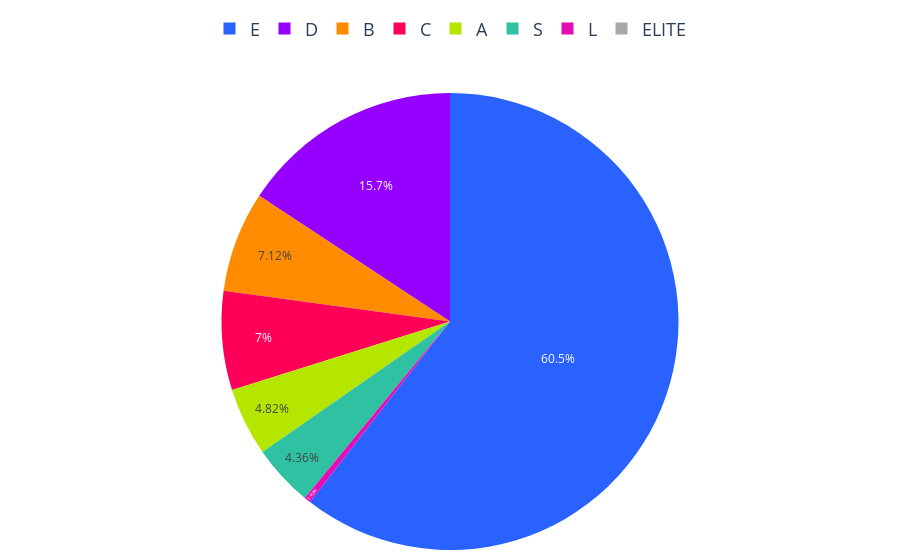

Notebook code for this chart:
### Code cell
orden_segmentos=["E", "D", "C", "B","A", "S", "L",'ELITE' ]

# Asegurar que la columna de segmentos tenga el orden deseado
resultados['segmento'] = pd.Categorical(resultados['segmento'], categories=orden_segmentos, ordered=True)

# Reordenar el DataFrame según el orden de los segmentos
resultados = resultados.sort_values('segmento', ascending=False)
segmentos = resultados['segmento']
porcentajes_totales = resultados['porcentaje_del_total']

# Definir los colores por clase
colores = ['#2962ff', '#9500ff', '#ff0059', '#ff8c00', '#b4e600', '#2EC2A2','#E50CB6','#4225CF','#2CBA4D']

# Crear un diccionario de colores con todos los segmentos, asignando gris a los que no tienen porcentaje
colores_segmentos = {segmento: colores[i] if segmento in segmentos.values else '#A9A9A9' 
                     for i, segmento in enumerate(orden_segmentos)}

# Crear lista de colores y valores en el orden especificado
colores_ordenados = [colores_segmentos.get(segmento, '#A9A9A9') for segmento in orden_segmentos]
valores_ordenados = [porcentajes_totales[segmentos == segmento].sum() if segmento in segmentos.values else 0 for segmento in orden_segmentos]

# Crear gráfico de pastel
fig = go.Figure(data=[go.Pie(
    labels=orden_segmentos, 
    values=valores_ordenados, 
    marker=dict(colors=colores_ordenados)
)])

# Configuración de texto dentro del gráfico
fig.update_traces(
    textinfo='percent',  # Mostrar porcentaje y etiquetas
    textposition='inside'     # Ubicar texto dentro de las secciones
)

# Configuración de la leyenda
fig.update_layout(
    margin=dict(l=10, r=10, t=10, b=10),  # Ajusta los márgenes
    legend=dict(                  # Personaliza la leyenda
        x=0.5,  # Posición horizontal centrada
        y=1.1,  # Posición vertical ajustada al top
        font=dict(size=18),  # Tamaño de la fuente
        xanchor='center',  # Ancla en el centro horizontal
        yanchor='bottom',  # Ancla en la parte inferior de la leyenda
        orientation='h'  # Cambiar orientación de la leyenda a horizontal
    ), autosize=True,
     xaxis=dict(tickangle=45),  # Ajusta el ángulo de los ticks en el eje X
    yaxis=dict(tickangle=45),   # Ajusta el ángulo de los ticks en el eje Y
    showlegend=True              # Mostrar la leyenda
)

# Exportar gráfica como archivo HTML
def guardar_grafico_como_html(fig, nombre_archivo, carpeta='assets/graficas'):
    if not os.path.exists(carpeta):
        os.makedirs(carpeta)
    
    # Configuración para desactivar herramientas no deseadas
    config = {
        'displaylogo': False,  # Ocultar el logo de Plotly
        'modeBarButtonsToRemove': [
            'toImage',       # Botón para guardar como imagen
            'select2d',      # Box select
            'lasso2d',       # Lasso select
            'resetScale2d',  # Reset Axes
        ]
    }
    # Exportar el gráfico con configuración
    pio.write_html(fig, f'{carpeta}/{nombre_archivo}.html', config=config)

# Exportar el gráfico
guardar_grafico_como_html(fig, 'g_pie_dist_propiedades_segmento_2024', carpeta='assets/graficas')

# Mostrar el gráfico
fig.show()

### Figure 1 — Plotly figure (JSON) as saved in the notebook; plotly's stock layout.template omitted (floating-point values rounded to 4 significant figures)
{"data": [{"labels": ["E", "D", "C", "B", "A", "S", "L", "ELITE"], "marker": {"colors": ["#2962ff", "#9500ff", "#ff0059", "#ff8c00", "#b4e600", "#2EC2A2", "#E50CB6", "#A9A9A9"]}, "textinfo": "percent", "textposition": "inside", "type": "pie", "values": [60.51, 15.73, 7.003, 7.118, 4.822, 4.363, 0.4592, 0]}], "layout": {"autosize": true, "legend": {"font": {"size": 18}, "orientation": "h", "x": 0.5, "xanchor": "center", "y": 1.1, "yanchor": "bottom"}, "margin": {"b": 10, "l": 10, "r": 10, "t": 10}, "showlegend": true, "xaxis": {"tickangle": 45}, "yaxis": {"tickangle": 45}}}
